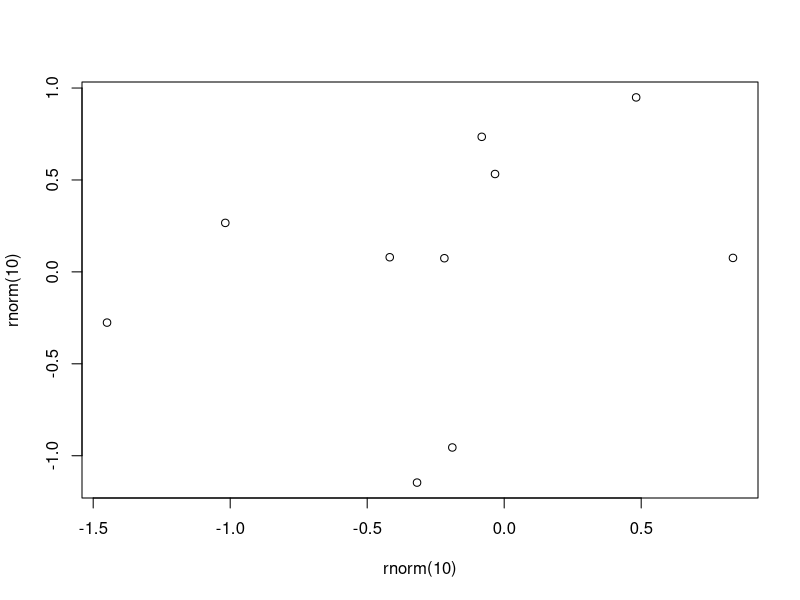

Recreate this plot in R.
## ---- chunk 1
plot(rnorm(10),rnorm(10))
